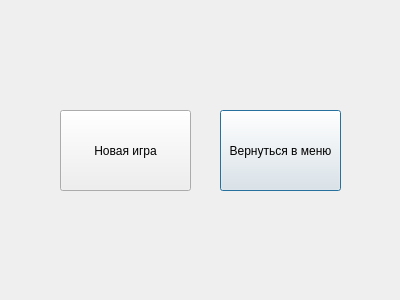
<?xml version="1.0" encoding="UTF-8"?>
<ui version="4.0">
 <class>Dialog</class>
 <widget class="QDialog" name="Dialog">
  <property name="geometry">
   <rect>
    <x>0</x>
    <y>0</y>
    <width>400</width>
    <height>300</height>
   </rect>
  </property>
  <property name="windowTitle">
   <string>Пекинская опера</string>
  </property>
  <widget class="QPushButton" name="menuButton">
   <property name="geometry">
    <rect>
     <x>220</x>
     <y>110</y>
     <width>121</width>
     <height>81</height>
    </rect>
   </property>
   <property name="text">
    <string>Вернуться в меню</string>
   </property>
  </widget>
  <widget class="QPushButton" name="newGameButton">
   <property name="geometry">
    <rect>
     <x>60</x>
     <y>110</y>
     <width>131</width>
     <height>81</height>
    </rect>
   </property>
   <property name="text">
    <string>Новая игра</string>
   </property>
  </widget>
 </widget>
 <resources/>
 <connections/>
</ui>
